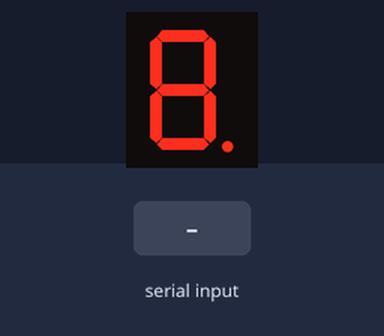
Bench run of a sketch on a simulated Arduino Uno, built with avr-gcc and run on an emulated ATmega328P. Parts: 1-digit seven-segment display. Wiring (inferred from the names in the program): 1-digit 7-segment display, segments lit when LOW: segments pin 9, pin 2, pin 3, pin 4, pin 5, pin 6, pin 7, pin 8. The test bench sets the inputs (shaded band). The segment pins are drawn as the display they are named for.

Above: at 1.2 s.
1.3 s: "1" received over Serial
At 2.3 s:
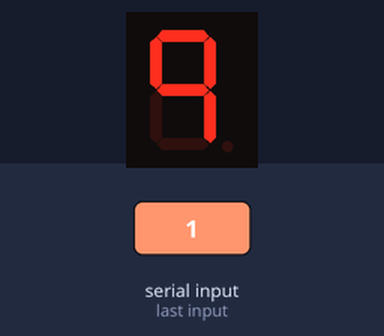
2.9 s: "0" received over Serial
At 3.5 s:
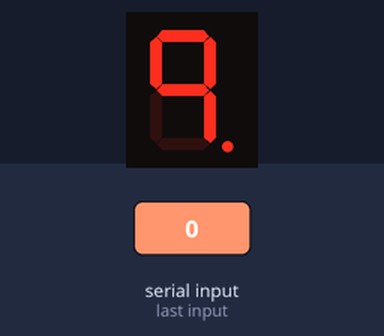
4.5 s: "2" received over Serial
At 5.9 s:
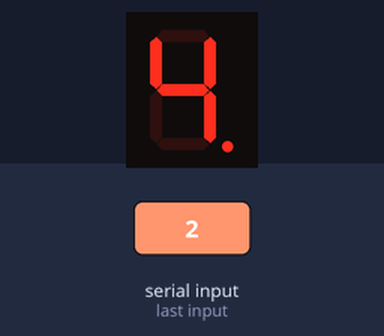
Timing chart, 0 to 7.5 s (numbered marks = the images above; inputs shaded):
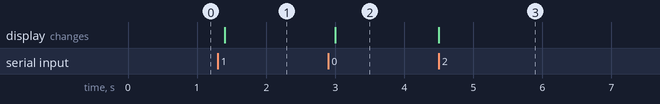

The sketch:

Display7segSerie.ino
```cpp
#define N_SEG 8
unsigned char segment_pin_num[] = {8, 9, 2, 3, 4, 5, 6, 7};

void setup()
{
  unsigned char i;
  for(i = 0; i < N_SEG; i++)
    pinMode(segment_pin_num[i], OUTPUT);
  set_display(0x00);

  Serial.begin(9600);
}

void loop()
{
  unsigned char val;
  if(Serial.available() > 0)
  {
    val = Serial.read();
    set_display(val);
  }
  delay(100);
}

void set_display(unsigned char val)
{
  unsigned char i;
  for(i = 0; i < N_SEG; i++)
  {
    digitalWrite(segment_pin_num[i], (val & 0x01)) ;
    val >>= 1;
  }
}
```

Measured:
- after the input at 1.3 s, the display: changes after 0.10 s (image 1)
- after the input at 2.9 s, the display: changes after 0.10 s (image 2)
- after the input at 4.5 s, the display: changes at once (image 3)
